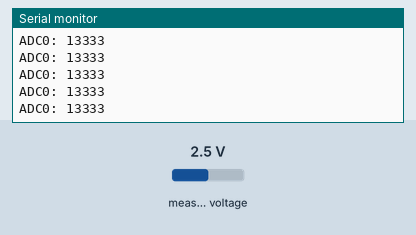
Simulated run of this sketch. Board: ESP32. On the bench: the last lines printed to the serial monitor. Wiring (inferred from the names in the program): ADS1115 converter at I2C address 0x48. The inputs (shaded band) are chosen by the test bench; at power-on: measured voltage 2.5 V.

Above: at 1.2 s.
1.3 s: measured voltage set to 0.1 V
At 2.1 s:
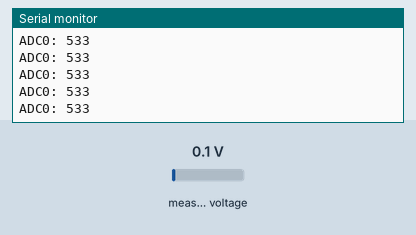
2.8 s: measured voltage set to 1.2 V
At 3.5 s:
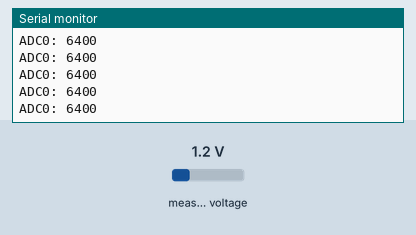
Timing chart, 0 to 5.8 s (numbered marks = the images above; inputs shaded):
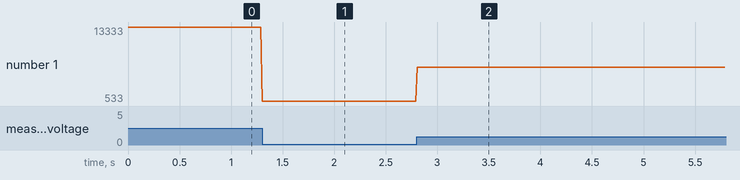

The sketch:

ADS1115_I2C_RAIZ.ino
```cpp
#include <Wire.h>

#if ARDUINO >= 100

 #include "Arduino.h"

#else

 #include "WProgram.h"

#endif


#define ADS1015_ADDRESS                 (0x48)    // 1001 000 (ADDR = GND)

/*=========================================================================*/


/*=========================================================================

CONVERSION DELAY (in mS)

-----------------------------------------------------------------------*/

#define ADS1015_CONVERSIONDELAY         (1)

#define ADS1115_CONVERSIONDELAY         (8)

/*=========================================================================*/


/*=========================================================================

POINTER REGISTER

-----------------------------------------------------------------------*/

#define ADS1015_REG_POINTER_MASK        (0x03)

#define ADS1015_REG_POINTER_CONVERT     (0x00)

#define ADS1015_REG_POINTER_CONFIG      (0x01)

#define ADS1015_REG_POINTER_LOWTHRESH   (0x02)

#define ADS1015_REG_POINTER_HITHRESH    (0x03)

/*=========================================================================*/


/*=========================================================================

CONFIG REGISTER

-----------------------------------------------------------------------*/

#define ADS1015_REG_CONFIG_OS_MASK      (0x8000)

#define ADS1015_REG_CONFIG_OS_SINGLE    (0x8000)  // Write: Set to start a single-conversion

#define ADS1015_REG_CONFIG_OS_BUSY      (0x0000)  // Read: Bit = 0 when conversion is in progress

#define ADS1015_REG_CONFIG_OS_NOTBUSY   (0x8000)  // Read: Bit = 1 when device is not performing a conversion


#define ADS1015_REG_CONFIG_MUX_MASK     (0x7000)

#define ADS1015_REG_CONFIG_MUX_DIFF_0_1 (0x0000)  // Differential P = AIN0, N = AIN1 (default)

#define ADS1015_REG_CONFIG_MUX_DIFF_0_3 (0x1000)  // Differential P = AIN0, N = AIN3

#define ADS1015_REG_CONFIG_MUX_DIFF_1_3 (0x2000)  // Differential P = AIN1, N = AIN3

#define ADS1015_REG_CONFIG_MUX_DIFF_2_3 (0x3000)  // Differential P = AIN2, N = AIN3

#define ADS1015_REG_CONFIG_MUX_SINGLE_0 (0x4000)  // Single-ended AIN0

#define ADS1015_REG_CONFIG_MUX_SINGLE_1 (0x5000)  // Single-ended AIN1

#define ADS1015_REG_CONFIG_MUX_SINGLE_2 (0x6000)  // Single-ended AIN2

#define ADS1015_REG_CONFIG_MUX_SINGLE_3 (0x7000)  // Single-ended AIN3


#define ADS1015_REG_CONFIG_PGA_MASK     (0x0E00)

#define ADS1015_REG_CONFIG_PGA_6_144V   (0x0000)  // +/-6.144V range = Gain 2/3

#define ADS1015_REG_CONFIG_PGA_4_096V   (0x0200)  // +/-4.096V range = Gain 1

#define ADS1015_REG_CONFIG_PGA_2_048V   (0x0400)  // +/-2.048V range = Gain 2 (default)

#define ADS1015_REG_CONFIG_PGA_1_024V   (0x0600)  // +/-1.024V range = Gain 4

#define ADS1015_REG_CONFIG_PGA_0_512V   (0x0800)  // +/-0.512V range = Gain 8

#define ADS1015_REG_CONFIG_PGA_0_256V   (0x0A00)  // +/-0.256V range = Gain 16


#define ADS1015_REG_CONFIG_MODE_MASK    (0x0100)

#define ADS1015_REG_CONFIG_MODE_CONTIN  (0x0000)  // Continuous conversion mode

#define ADS1015_REG_CONFIG_MODE_SINGLE  (0x0100)  // Power-down single-shot mode (default)


#define ADS1015_REG_CONFIG_DR_MASK      (0x00E0)

#define ADS1015_REG_CONFIG_DR_128SPS    (0x0000)  // 128 samples per second

#define ADS1015_REG_CONFIG_DR_250SPS    (0x0020)  // 250 samples per second

#define ADS1015_REG_CONFIG_DR_490SPS    (0x0040)  // 490 samples per second

#define ADS1015_REG_CONFIG_DR_920SPS    (0x0060)  // 920 samples per second

#define ADS1015_REG_CONFIG_DR_1600SPS   (0x0080)  // 1600 samples per second (default)

#define ADS1015_REG_CONFIG_DR_2400SPS   (0x00A0)  // 2400 samples per second

#define ADS1015_REG_CONFIG_DR_3300SPS   (0x00C0)  // 3300 samples per second


#define ADS1015_REG_CONFIG_CMODE_MASK   (0x0010)

#define ADS1015_REG_CONFIG_CMODE_TRAD   (0x0000)  // Traditional comparator with hysteresis (default)

#define ADS1015_REG_CONFIG_CMODE_WINDOW (0x0010)  // Window comparator


#define ADS1015_REG_CONFIG_CPOL_MASK    (0x0008)

#define ADS1015_REG_CONFIG_CPOL_ACTVLOW (0x0000)  // ALERT/RDY pin is low when active (default)

#define ADS1015_REG_CONFIG_CPOL_ACTVHI  (0x0008)  // ALERT/RDY pin is high when active


#define ADS1015_REG_CONFIG_CLAT_MASK    (0x0004)  // Determines if ALERT/RDY pin latches once asserted

#define ADS1015_REG_CONFIG_CLAT_NONLAT  (0x0000)  // Non-latching comparator (default)

#define ADS1015_REG_CONFIG_CLAT_LATCH   (0x0004)  // Latching comparator


#define ADS1015_REG_CONFIG_CQUE_MASK    (0x0003)

#define ADS1015_REG_CONFIG_CQUE_1CONV   (0x0000)  // Assert ALERT/RDY after one conversions

#define ADS1015_REG_CONFIG_CQUE_2CONV   (0x0001)  // Assert ALERT/RDY after two conversions

#define ADS1015_REG_CONFIG_CQUE_4CONV   (0x0002)  // Assert ALERT/RDY after four conversions

#define ADS1015_REG_CONFIG_CQUE_NONE    (0x0003)  // Disable the comparator and put ALERT/RDY in high state (default)

uint16_t conf = ADS1015_REG_CONFIG_CQUE_NONE    | // Disable the comparator (default val)

                ADS1015_REG_CONFIG_CLAT_NONLAT  | // Non-latching (default val)

                ADS1015_REG_CONFIG_CPOL_ACTVLOW | // Alert/Rdy active low   (default val)

                ADS1015_REG_CONFIG_CMODE_TRAD   | // Traditional comparator (default val)

                ADS1015_REG_CONFIG_DR_3300SPS   | // 1600 samples per second (default)

                ADS1015_REG_CONFIG_MODE_SINGLE |

                ADS1015_REG_CONFIG_PGA_6_144V |

                ADS1015_REG_CONFIG_MUX_SINGLE_0 |

                ADS1015_REG_CONFIG_OS_SINGLE;
                // Single-shot mode (default)


uint8_t m_i2cAddress = ADS1015_ADDRESS;

uint8_t m_conversionDelay = ADS1015_CONVERSIONDELAY;

uint8_t m_bitShift = 0;

// Set PGA/voltage range


void setup() {
  Wire.begin();
  Wire.beginTransmission(ADS1015_ADDRESS);
  Serial.begin(9600);
}

void loop() {

  writeRegister(ADS1015_ADDRESS,ADS1015_REG_POINTER_CONFIG, conf);

  delay(ADS1015_CONVERSIONDELAY);


  Serial.print("ADC0: ");
  Serial.println( readRegister(ADS1015_ADDRESS, ADS1015_REG_POINTER_CONVERT) >> m_bitShift ) ;

}

void writeRegister(uint8_t i2cAddress, uint8_t reg, uint16_t value) {

  Wire.beginTransmission(i2cAddress);

  i2cwrite((uint8_t)reg);

  i2cwrite((uint8_t)(value>>8));

  i2cwrite((uint8_t)(value & 0xFF));

  Wire.endTransmission();

}

uint16_t readRegister(uint8_t i2cAddress, uint8_t reg) {

  Wire.beginTransmission(i2cAddress);

  i2cwrite(ADS1015_REG_POINTER_CONVERT);

  Wire.endTransmission();

  Wire.requestFrom(i2cAddress, (uint8_t)2);

  return ((i2cread() << 8) | i2cread());

}

void i2cwrite(uint8_t x) {

  #if ARDUINO >= 100

  Wire.write((uint8_t)x);

  #else

  Wire.send(x);

  #endif

}


uint8_t i2cread(void) {

  #if ARDUINO >= 100

  return Wire.read();

  #else

  return Wire.receive();

  #endif

}
```

Measured:
- after the input at 1.3 s, the serial monitor: prints a new line at once (image 1)
- after the input at 2.8 s, the serial monitor: prints a new line at once (image 2)
- plotted number 1: 13333 → 533 after the input at 1.3 s, 533 → 6400 after the input at 2.8 s
